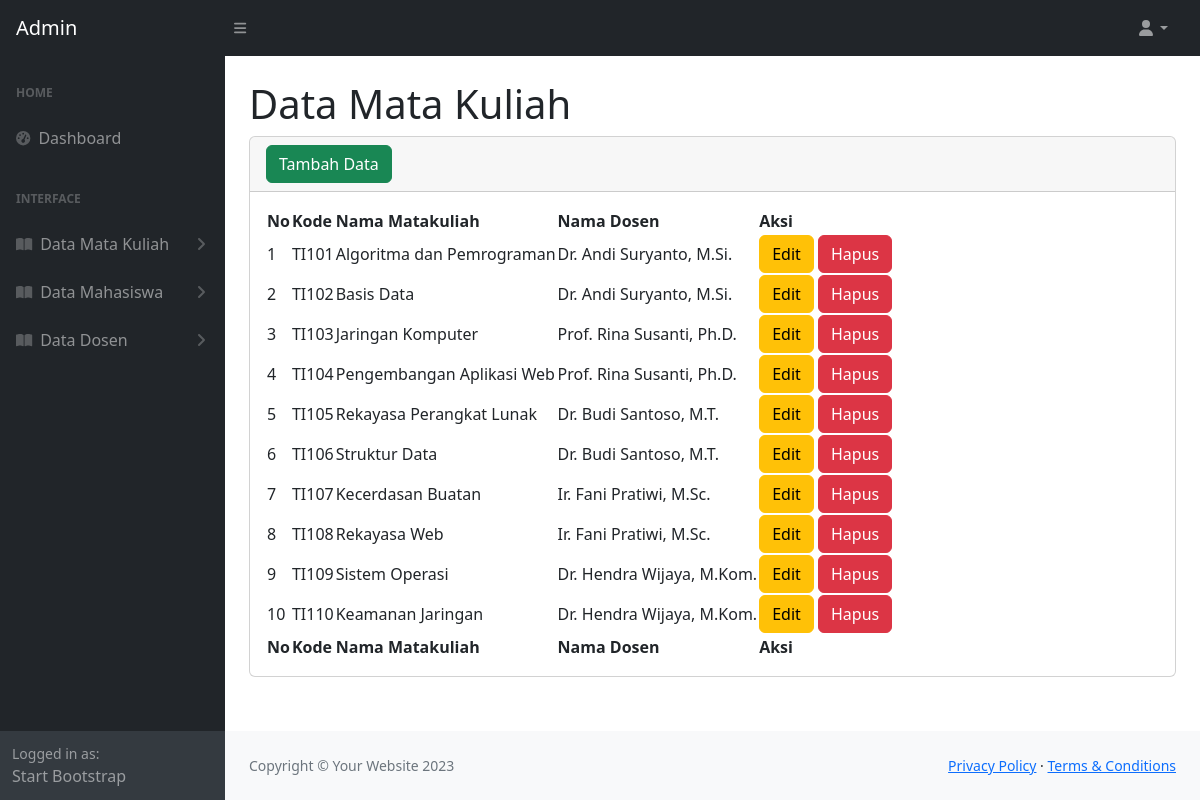
The app's page /admin/matakuliah.php (signed in) with its own data.
### tables this page shows
CREATE TABLE `mata_kuliah_221053` (
  `id_221053` int(11) NOT NULL,
  `id_dosen_221053` int(11) NOT NULL,
  `nama_221053` varchar(255) NOT NULL,
  `kode_221053` varchar(50) NOT NULL
);

CREATE TABLE `users_221053` (
  `id_221053` int(11) NOT NULL,
  `nama_221053` varchar(255) NOT NULL,
  `username_221053` varchar(255) NOT NULL,
  `password_221053` varchar(255) NOT NULL,
  `role_221053` enum('dosen','mahasiswa','admin') NOT NULL,
  `active_221053` tinyint(1) DEFAULT 0
);

### admin/matakuliah.php (the view, shortened to what this page needs)
<?php
include '../koneksi.php';
?>
<!DOCTYPE html>
<html lang="en">
    <head>
        <link href="https://cdn.jsdelivr.net/npm/simple-datatables@7.1.2/dist/style.min.css" rel="stylesheet" />
        <link href="../assets/css/styles.css" rel="stylesheet" />
    </head>
    <body class="sb-nav-fixed">
        <nav class="sb-topnav navbar navbar-expand navbar-dark bg-dark">
            <a class="navbar-brand ps-3" href="index.php">Admin</a>
            <button class="btn btn-link btn-sm order-1 order-lg-0 me-4 me-lg-0" id="sidebarToggle" href="#!"><i class="fas fa-bars"></i></button>
            <ul class="navbar-nav ms-auto ms-md-0 me-3 me-lg-4">
                <li class="nav-item dropdown">
                    <a class="nav-link dropdown-toggle" id="navbarDropdown" href="#" role="button" data-bs-toggle="dropdown" aria-expanded="false"><i class="fas fa-user fa-fw"></i></a>
                </li>
            </ul>
        </nav>
        <div id="layoutSidenav">
            <div id="layoutSidenav_nav">
                <nav class="sb-sidenav accordion sb-sidenav-dark" id="sidenavAccordion">
                    <div class="sb-sidenav-menu">
                        <div class="nav">
                            <div class="sb-sidenav-menu-heading">Home</div>
                            <a class="nav-link" href="index.php">
                                <div class="sb-nav-link-icon"><i class="fas fa-tachometer-alt"></i></div>
                                Dashboard
                            </a>
                            <div class="sb-sidenav-menu-heading">Interface</div>
                            <a class="nav-link collapsed" href="#" data-bs-toggle="collapse" data-bs-target="#matkul" aria-expanded="false" aria-controls="collapsePages">
                                <div class="sb-nav-link-icon"><i class="fas fa-book-open"></i></div>
                                Data Mata Kuliah
                                <div class="sb-sidenav-collapse-arrow"><i class="fas fa-angle-down"></i></div>
                            </a>
                            <a class="nav-link collapsed" href="#" data-bs-toggle="collapse" data-bs-target="#mahasiswa" aria-expanded="false" aria-controls="collapsePages">
                                <div class="sb-nav-link-icon"><i class="fas fa-book-open"></i></div>
                                Data Mahasiswa
                                <div class="sb-sidenav-collapse-arrow"><i class="fas fa-angle-down"></i></div>
                            </a>
                            <a class="nav-link collapsed" href="#" data-bs-toggle="collapse" data-bs-target="#dosen" aria-expanded="false" aria-controls="collapsePages">
                                <div class="sb-nav-link-icon"><i class="fas fa-book-open"></i></div>
                                Data Dosen
                                <div class="sb-sidenav-collapse-arrow"><i class="fas fa-angle-down"></i></div>
                            </a>
                        </div>
                    </div>
                    <div class="sb-sidenav-footer">
                        <div class="small">Logged in as:</div>
                        Start Bootstrap
                    </div>
                </nav>
            </div>
            <div id="layoutSidenav_content">
                <main>
                    <div class="container-fluid px-4">
                        <h1 class="mt-4">Data Mata Kuliah</h1>
                        <div class="card mb-4">
                            <div class="card-header">
                                <a class="btn btn-success" href="tambahmatakuliah.php">Tambah Data</a>
                            </div>
                            <div class="card-body">
                            <table id="datatablesSimple">
                                <thead>
                                    <tr>
                                        <th>No</th>
                                        <th>Kode</th>
                                        <th>Nama Matakuliah</th>
                                        <th>Nama Dosen</th>
                                        <th>Aksi</th>
                                    </tr>
                                </thead>
                                <tfoot>
                                    <tr>
                                        <th>No</th>
                                        <th>Kode</th>
                                        <th>Nama Matakuliah</th>
                                        <th>Nama Dosen</th>
                                        <th>Aksi</th>
                                    </tr>
                                </tfoot>
                                <tbody>
                                    <?php
                                        $no = 1;
                                        $tampil = mysqli_query($koneksi, "
                                            SELECT
                                                mk.id_221053,
                                                mk.kode_221053,
                                                mk.nama_221053,
                                                u.nama_221053 as nama_dosen
                                            FROM mata_kuliah_221053 mk
                                            JOIN users_221053 u ON mk.id_dosen_221053 = u.id_221053
                                            WHERE u.role_221053 = 'dosen'
                                        ");
                                        while($data = mysqli_fetch_array($tampil)):
                                    ?>
                                    <tr>
                                        <td><?= $no++ ?></td>
                                        <td><?= $data['kode_221053'] ?></td>
                                        <td><?= $data['nama_221053'] ?></td>
                                        <td><?= $data['nama_dosen'] ?></td>
                                        <td>
                                            <a class="btn btn-warning" href="editmatakuliah.php?hal=edit&id=<?= $data['id_221053']?>">Edit</a>
                                            <a class="btn btn-danger" href="matakuliah.php?hal=hapus&id=<?= $data['id_221053']?>" onclick="return confirm('Apakah Anda Yakin Ingin Menghapus Data?')">Hapus</a>
                                        </td>
                                    </tr>
                                    <?php
                                        endwhile;
                                    ?>
                                </tbody>
                            </table>
                            </div>
                        </div>
                    </div>
                </main>
                <footer class="py-4 bg-light mt-auto">
                    <div class="container-fluid px-4">
                        <div class="d-flex align-items-center justify-content-between small">
                            <div class="text-muted">Copyright &copy; Your Website 2023</div>
                            <div>
                                <a href="#">Privacy Policy</a>
                                &middot;
                                <a href="#">Terms &amp; Conditions</a>
                            </div>
                        </div>
                    </div>
                </footer>
            </div>
        </div>
    </body>
</html>

### records on screen
mata_kuliah_221053: kode_221053 "TI101", nama_221053 "Algoritma dan Pemrograman", id_dosen_221053.nama_221053 "Dr. Andi Suryanto, M.Si."
mata_kuliah_221053: kode_221053 "TI102", nama_221053 "Basis Data", id_dosen_221053.nama_221053 "Dr. Andi Suryanto, M.Si."
mata_kuliah_221053: kode_221053 "TI103", nama_221053 "Jaringan Komputer", id_dosen_221053.nama_221053 "Prof. Rina Susanti, Ph.D."
mata_kuliah_221053: kode_221053 "TI104", nama_221053 "Pengembangan Aplikasi Web", id_dosen_221053.nama_221053 "Prof. Rina Susanti, Ph.D."
mata_kuliah_221053: kode_221053 "TI105", nama_221053 "Rekayasa Perangkat Lunak", id_dosen_221053.nama_221053 "Dr. Budi Santoso, M.T."
mata_kuliah_221053: kode_221053 "TI106", nama_221053 "Struktur Data", id_dosen_221053.nama_221053 "Dr. Budi Santoso, M.T."
mata_kuliah_221053: kode_221053 "TI107", nama_221053 "Kecerdasan Buatan", id_dosen_221053.nama_221053 "Ir. Fani Pratiwi, M.Sc."
mata_kuliah_221053: kode_221053 "TI108", nama_221053 "Rekayasa Web", id_dosen_221053.nama_221053 "Ir. Fani Pratiwi, M.Sc."
mata_kuliah_221053: kode_221053 "TI109", nama_221053 "Sistem Operasi", id_dosen_221053.nama_221053 "Dr. Hendra Wijaya, M.Kom."
mata_kuliah_221053: kode_221053 "TI110", nama_221053 "Keamanan Jaringan", id_dosen_221053.nama_221053 "Dr. Hendra Wijaya, M.Kom."
